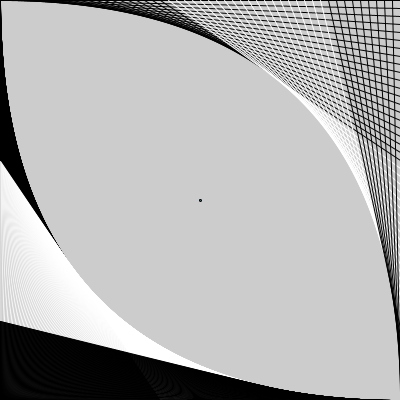
Frame 1 (no input)
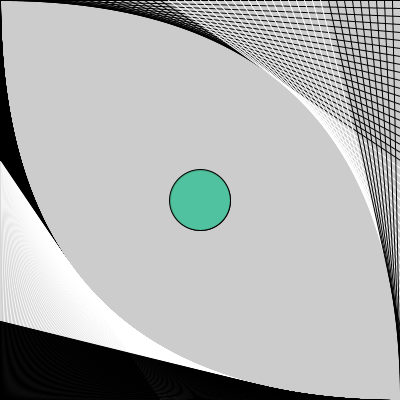
Frame 60 (the mouse pressed at the canvas centre just before this capture)
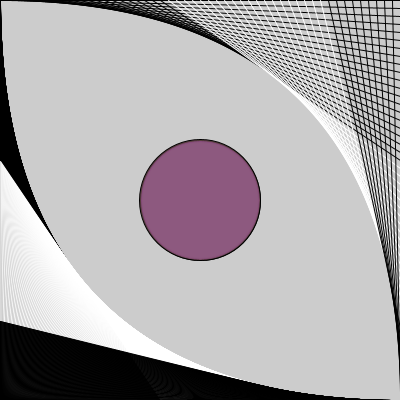
Frame 120 (the mouse held since frame 60 and released just before this capture)

The Processing sketch that drew these frames (run headless with seeded random() and noise(); from frame 60 on, the mouse is pressed at the canvas centre):

// Processing sketch: processing_138377
// ── processing_138377.pde

//Color 1 - Color by Numbers
//Exercise #2,3
/*3. Redraw your composition from exercise 1 using hexadecimal 
color values.*/




int k = 1;

void setup (){
size (400,400);

colorMode(HSB);
for (int i = 0; i < 400; i++) {
stroke(#3333CC*i*0.5);
line(0, i, i, 400);
}

colorMode(HSB);
for (int j = 0; j < 400; j+=8) {
stroke(#3333CC*j*0.5);
line(j, 0, 400, j);
}
}

void draw (){
colorMode(HSB);
k = k+1;

fill (#1235CC * k);
ellipse(200, 200, k, k);

if (k > 250) {
  k = 100;
}

}
